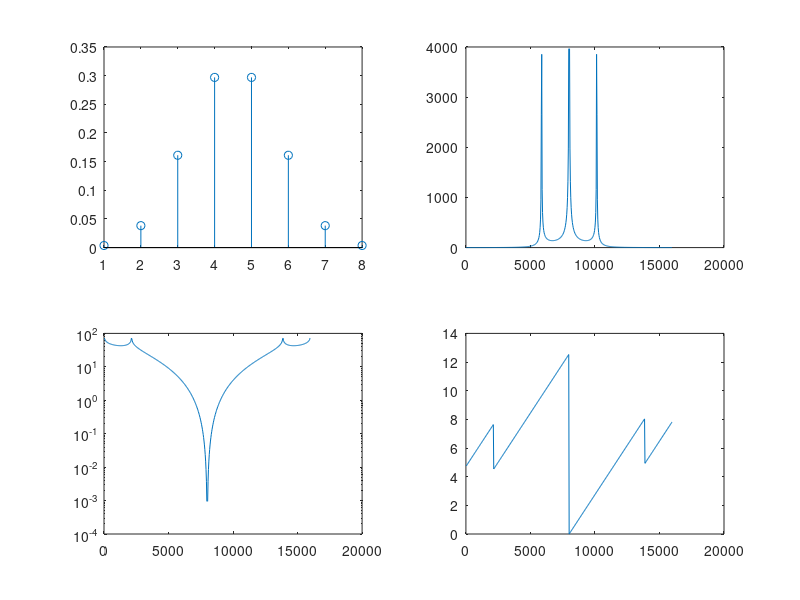
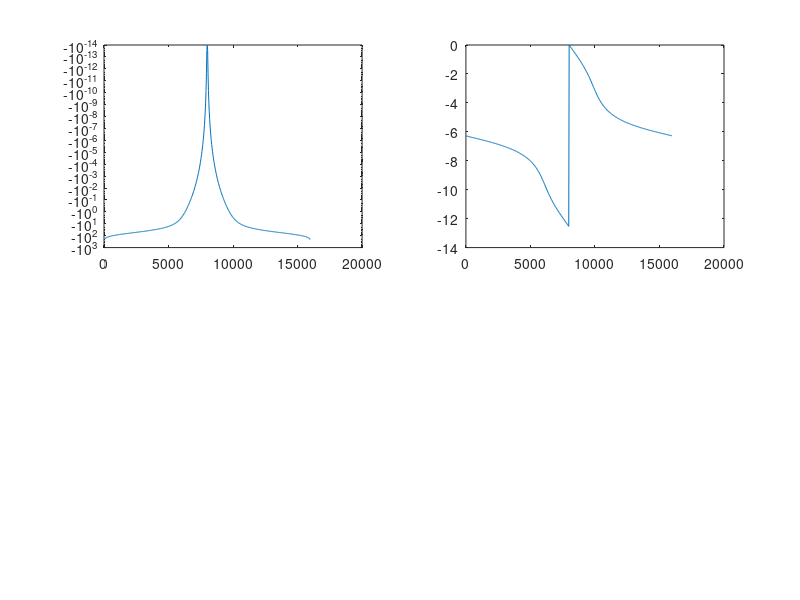

Write the MATLAB code that produced these figures, in order.
close all;
clear all;

% FIR
Fe = 16000;
Fc = 2000;

wn = Fc/(Fe/2);

N = 7;

h_8_ham = fir1(N, wn, hamming(N+1))

A = [1];
B = h_8_ham;

[H_8_Ham, f] = freqz(A, B, 512, 'whole', Fe);

figure('Color',[1 1 1]);

subplot(2,2,1)
stem(h_8_ham)

subplot(2,2,2)
plot(f, abs(H_8_Ham))

subplot(2,2,3)
semilogy(f, fftshift(20*log10(abs(H_8_Ham))))

subplot(2,2,4)
plot(f, fftshift(unwrap(angle(H_8_Ham))))

clear all;

% IIR
Fe = 16000
Fp = 2000
Fa = 4000
delta1 = 3
delta2 = 30

[N, Fc] = buttord(Fp/(Fe/2), Fa/(Fe/2), delta1, delta2)
[A,B] = butter(N, Fc)
[H, f] = freqz(A, B, 512, 'whole', Fe);

figure('Color',[1 1 1]);

subplot(2,2,1)
semilogy(f, fftshift(20*log10(abs(H))))

subplot(2,2,2)
plot(f, fftshift(unwrap(angle(H))))

% D?composition en cellules du 1er et du 2eme ordre
Z = zp2sos(roots(A), roots(B), A(1))